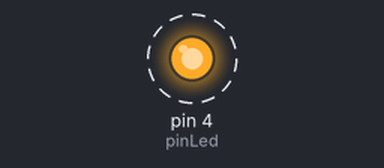
A sketch run on a simulated Arduino Uno, built with avr-gcc and run on an emulated ATmega328P. Parts: output pins drawn as LEDs (lit = HIGH). Dashed ring = blinking.

Above: at 0.2 s.
Timing chart, 0 to 3.0 s (numbered marks = the images above):
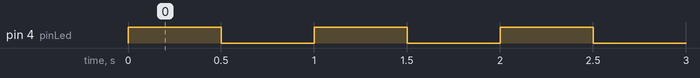

The sketch:

led.ino
```cpp
#define pinLed 4


void setup() {
  //definindo o pino 4 como um comando de saida
  pinMode(pinLed,OUTPUT);

}

void loop() {
  //elevando o sinal do pino 4 a ~5v
  digitalWrite(pinLed,HIGH);
  delay(500); // esperando o 500 milissegundos
  //descendo o sinal do pino 4 a ~0v
  digitalWrite(pinLed,LOW);
  delay(500); // esperando o 500 milissegundos
}
```

Measured:
- by itself, pin 4 (pinLed): alternates HIGH for 0.50 s and LOW for 0.50 s
